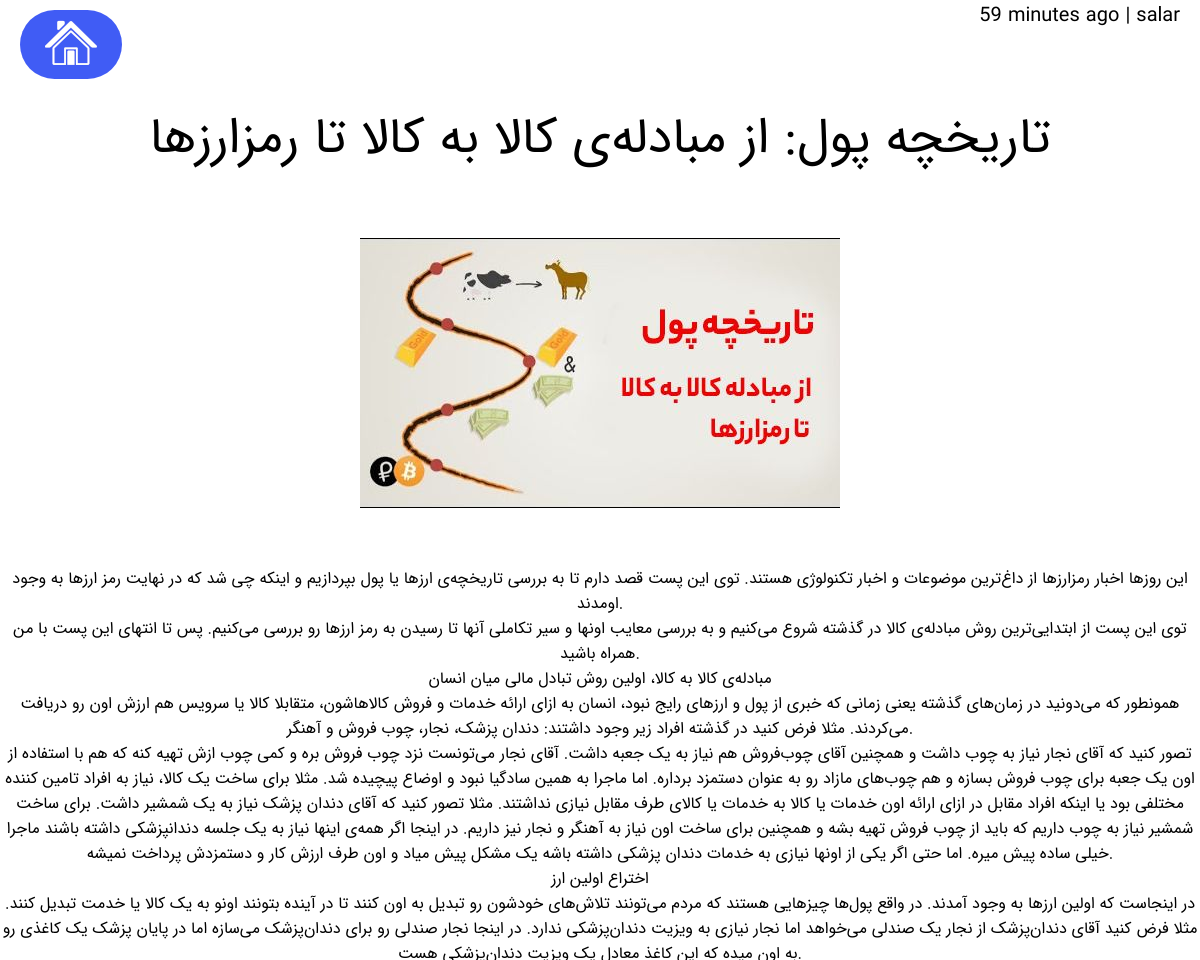
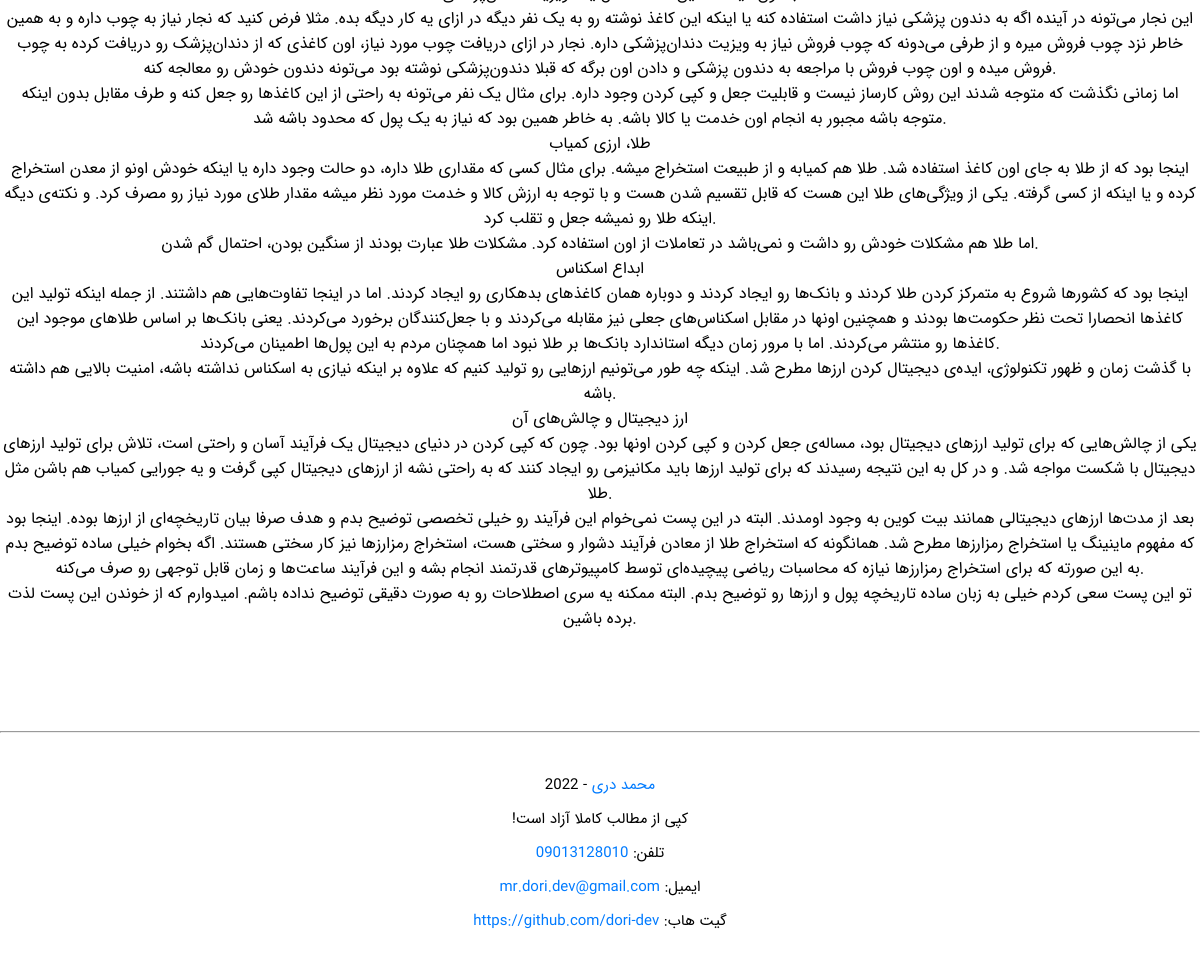
Page /articles/money on the committed database (2 pictures, top to bottom).
### articles/models.py (models this page shows, shortened)
class Article(models.Model):
    title: str = models.CharField(max_length=256)
    slug = models.SlugField()
    body: str = models.TextField()
    date = models.DateTimeField(auto_now_add=True)
    image = models.ImageField(default='default.png')
    author = models.ForeignKey(User, on_delete=models.CASCADE)
    def get_date(self):
        return humanize.naturaltime(self.date)  # TODO

### articles/views.py (the view)
# urls.py: path("<slug>", views.article_detail, name="detail"),
def article_detail(request, slug):
    try:
        article = models.Article.objects.get(slug=slug)
        args = {
            "article": article
        }
        return render(request, "articles/article-detail.html", args)
    except:
        return render(request, "error.html")

### articles/templates/articles/article-detail.html (shortened to what this page needs)
{% extends 'base.html' %}
{% block content %}
<p class="date">{{article.get_date}} | {{ article.author.username }}</p>
<h1 class="small-title">
    <a class="not-link" href="">{{article.title}}</a>
</h1>
<div>
    <a target="_blank" href="{{ article.image.url }}">
        <img src="{{ article.image.url }}" alt="{{ article.title }}" width="40%">
    </a>
    <br>
    <br>
    <br>
</div>
<div class="content-body">
    <p>{{article.body | linebreaks}}</p>
</div>
<br>
<br>
<br>
<br>
<hr style="color: #aaa8a8" />
<div class="footer-basic">
  <footer>
    <p class="copyright">
      <a href="https://github.com/dori-dev">محمد دری</a> - 2022
    </p>
    <p class="copyright">!کپی از مطالب کاملا آزاد است</p>
    <p class="copyright">تلفن: <a href="tel:09013128010">09013128010</a></p>
    <p class="copyright">
      <a href="mailto:mr.dori.dev@gmail.com">mr.dori.dev@gmail.com</a>
      :ایمیل
    </p>
    <p class="copyright">
      <a href="https://github.com/dori-dev">https://github.com/dori-dev</a>
      :گیت هاب
    </p>
  </footer>
</div>
{% endblock content %}

### assets/styles.css (style rules this page uses)
*, *::after, *::before { margin: 0; padding: 0; box-sizing: border-box; }
body { background-color: white; color: black; text-align: center; justify-content: center; font-family: "IRAN Sans", sans-serif; }
a { color: #007bff; text-decoration: none; background-color: transparent; -webkit-text-decoration-skip: objects; }
.date { position: fixed; top: 0px; right: 20px; font-size: 20px; }
.small-title { padding-top: 100px; padding-bottom: 60px; font-weight: normal; font-size: 50px; }
.not-link, .not-link:hover, .not-link:visited { color: black; text-decoration: none; background-color: transparent; }
.footer-basic { padding: 30px 0; }
.footer-basic .copyright { text-align: center; margin-top: 10px; font-size: 15px; }

### rows in the picture
Article: get_date "59 minutes ago", author.username "salar", title "تاریخچه پول: از مبادله‌ی کالا به کالا تا رمزارزها", image (picture), body "این روزها اخبار رمزارزها از داغ‌ترین موضوعات و اخبار تکنولوژی هستند. توی این پست قصد دارم تا به بررسی تاریخچه‌ی ارزها یا پول بپردازیم و اینکه چی شد که در نهایت رمز ارزها به وجود اومدند. توی این پست از ابتدایی‌ترین روش مبادله‌ی کالا در گذشته شروع می‌کنیم و به بررسی معایب اونها و سیر تکاملی آنها تا رسیدن به رمز ارزها رو بررسی می‌کنیم. پس تا انتهای این پست با من همراه باشید. مبادله‌ی کالا به کالا، اولین روش تبادل مالی میان انسان همونطور که می‌دونید در زمان‌های گذشته یعنی زمانی که خبری از پول و ارزهای رایج نبود، انسان به ازای ارائه خدمات و فروش کالاهاشون، متقابلا کالا یا سرویس هم ارزش اون رو دریافت می‌کردند. مثلا فرض کنید در گذشته افراد زیر وجود داشتند: دندان پزشک، نجار، چوب فروش و آهنگر. تصور…"
